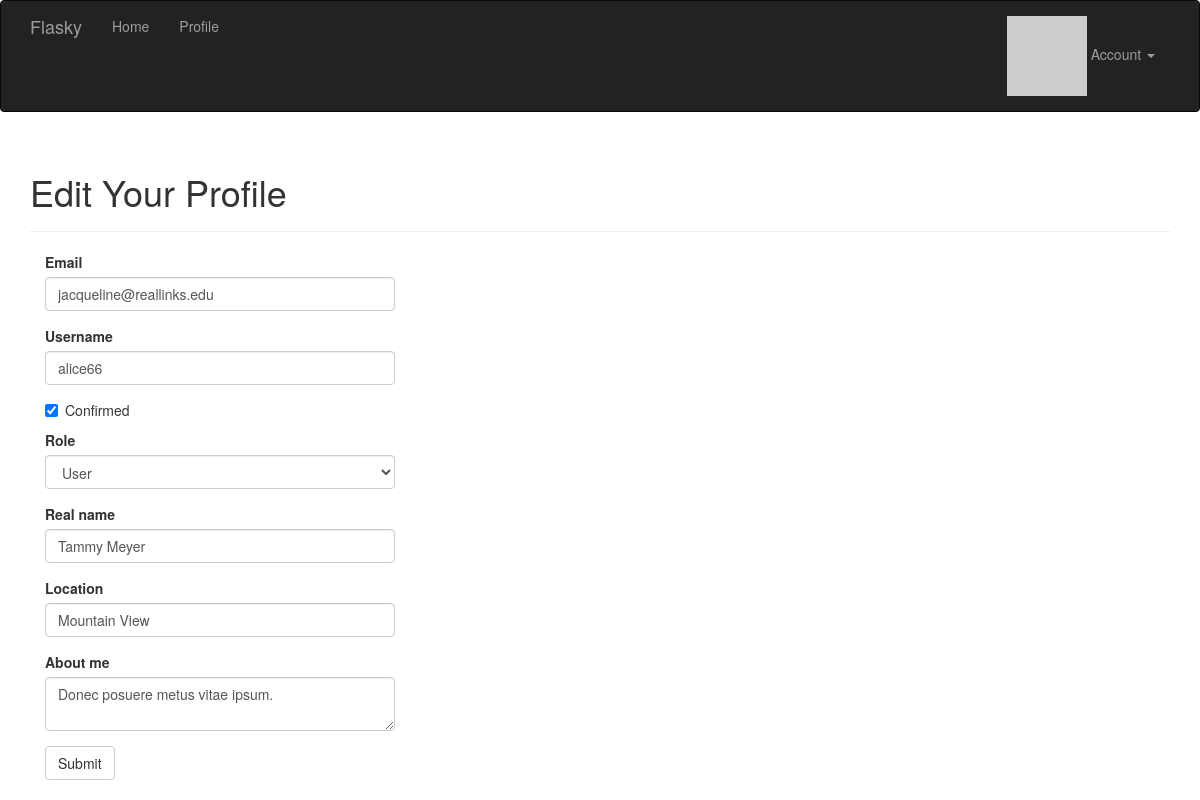
The page /edit-profile/264 (signed in) on the database its author committed.
### app/models.py (models this page shows, shortened)
class User(UserMixin, db.Model):
    __tablename__ = 'users'
    id = db.Column(db.Integer, primary_key=True)
    email = db.Column(db.String(64), unique=True, index=True)
    username = db.Column(db.String(64), unique=True, index=True)
    role_id = db.Column(db.Integer, db.ForeignKey('roles.id'))
    password_hash = db.Column(db.String(128))
    confirmed = db.Column(db.Boolean, default=False)
    name = db.Column(db.String(64))
    location = db.Column(db.String(64))
    about_me = db.Column(db.Text())
    member_since = db.Column(db.DateTime(), default=datetime.utcnow)
    last_seen = db.Column(db.DateTime(), default=datetime.utcnow)
    avatar_hash = db.Column(db.String(32))
    posts = db.relationship('Post', backref='author', lazy='dynamic')
    @property
    def password(self):
        raise AttributeError('password is not a readable attribute')
    def can(self, permissions):
        return self.role is not None and \
            (self.role.permissions & permissions) == permissions
    def gravatar(self, size=100, default='identicon', rating='g'):
        if request.is_secure:
            url = 'https://secure.gravatar.com/avatar'
        else:
            url = 'http://www.gravatar.com/avatar'
        hash = self.avatar_hash or hashlib.md5(
            self.email.encode('utf-8')).hexdigest()
        return '{url}/{hash}?s={size}&d={default}&r={rating}'.format(
            url=url, hash=hash, size=size, default=default, rating=rating)

### app/main/views.py (the view, shortened to what this page needs)
@main.route('/edit-profile/<int:id>', methods=['GET', 'POST'])
@login_required
@admin_required
def edit_profile_admin(id):
    user = User.query.get_or_404(id)
    form = EditProfileAdminForm(user=user)
    form.email.data = user.email
    form.username.data = user.username
    form.confirmed.data = user.confirmed
    form.role.data = user.role_id
    form.name.data = user.name
    form.location.data = user.location
    form.about_me.data = user.about_me
    return render_template('edit_profile.html', form=form, user=user)

### app/main/forms.py (shortened to what this page needs)
class EditProfileAdminForm(Form):
    email = StringField('Email', validators=[Required(), Length(1, 64),
                                             Email()])
    username = StringField('Username', validators=[
        Required(), Length(1, 64), Regexp('^[A-Za-z][A-Za-z0-9_.]*$', 0,
                                          'Usernames must have only letters, '
                                          'numbers, dots or underscores')])
    confirmed = BooleanField('Confirmed')
    role = SelectField('Role', coerce=int)
    name = StringField('Real name', validators=[Length(0, 64)])
    location = StringField('Location', validators=[Length(0, 64)])
    about_me = TextAreaField('About me')
    submit = SubmitField('Submit')
    def __init__(self, user, *args, **kwargs):
        super(EditProfileAdminForm, self).__init__(*args, **kwargs)
        self.role.choices = [(role.id, role.name)
                             for role in Role.query.order_by(Role.name).all()]
        self.user = user

### app/auth/views.py (called while the page is built)
@auth.before_app_request
def before_request():
    if current_user.is_authenticated:
        current_user.ping
        if not current_user.confirmed \
                and request.endpoint[:5] != 'auth.' \
                and request.endpoint != 'static':
            return redirect(url_for('auth.unconfirmed'))

### app/main/__init__.py (called while the page is built)
@main.app_context_processor
def inject_permissions():
	return dict(Permission=Permission)

### app/models.py (called while the page is built)
@login_manager.user_loader
def load_user(user_id):
    return User.query.get(int(user_id))

### app/templates/edit_profile.html (shortened to what this page needs)
{% extends "base.html" %}
{% import "bootstrap/wtf.html" as wtf %}
{% block page_content %}
<div class="page-header">
	<h1>Edit Your Profile</h1>
</div>
<div class="col-md-4">
	{{ wtf.quick_form(form) }}
</div>
{% endblock %}

### rows shown on the page
User: email "jacqueline@reallinks.edu", username "alice66", confirmed "☑", role "User", name "Tammy Meyer", location "Mountain View", about_me "Donec posuere metus vitae ipsum."
